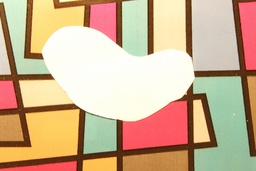
#> input picture resources/heart/img.JPG, 256 x 171 px, shrunk from 1000 x 667 before the run
$ python -i ColorMask.py   (imports and definitions only)
#> lines starting #> are read from the running program, lines starting #| are printed output that depends on the picture; after the words box and inside, x2 and y2 are one past the last pixel; in counts of white or black regions, pixels touching at a corner belong together
#> further down, picture is the input picture: shape (171, 256, 3); mean B, G, R 144.7, 176.9, 206.1
import cv2
import numpy as np


def getMaskFromColors(img):
    height = img.shape[0]
#> height = 171
    width = img.shape[1]
#> width = 256
    colors = set()
    masks = []

    if img.ndim != 3:
        for i in range(height):
            for j in range(width):
                color = img[i][j]
                if color not in colors:
                    colors.add(color)
        for color in colors:
            scope = np.array(color)
            mask = cv2.inRange(img, scope, scope)
            count = cv2.countNonZero(mask)
            if count > 30:  # check for small interference
                masks.append(mask)

    else:
        for i in range(height):
            for j in range(width):
                color = tuple(img[i][j])  # this row prints an array of RGB color for each pixel in the image
                if color not in colors:
                    colors.add(color)
#> after the loop, colors = 14516 items

        for color in colors:
            scope = np.array([color[0], color[1], color[2]])
            mask = cv2.inRange(img, scope, scope)
            count = cv2.countNonZero(mask)
            if count > 30:  # check for small interference
                masks.append(mask)
#> this loop made 14516 passes
#> (scope, count) on passes 1 to 3: ([95, 208, 248], 1), ([14, 61, 113], 2), ([207, 218, 222], 1)
#> pass 1, in getMaskFromColors, `mask = cv2.inRange(img, scope, scope)`:
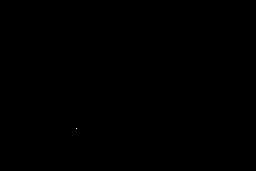
#> mask: shape (171, 256); 0% white in thin lines or dots, all inside (x1, y1, x2, y2) = (76, 128, 77, 129)
#> after the loop: mask: shape (171, 256); 0% white in thin lines or dots, all inside (x1, y1, x2, y2) = (78, 4, 79, 5)
#> after the loop, masks = 107 items

    return masks

>>> import cv2
>>> picture = cv2.imread('../resources/heart/img.JPG')
>>> result = getMaskFromColors(picture)
#> result = 107 items
